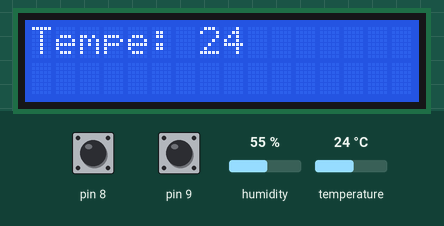
A sketch run on a simulated Arduino Uno, built with avr-gcc and run on an emulated ATmega328P. On the bench: 16×2 character LCD. The test bench sets the inputs (shaded band); at power-on: temperature 24 °C, pin 8 HIGH, pin 9 HIGH, humidity 55 %.

Above: at 7.5 s.
7.6 s: temperature set to 12 °C
At 9.7 s:
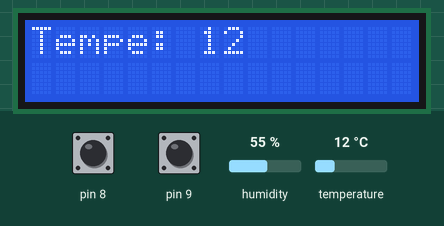
23.0 s: temperature set to 19 °C
At 25.2 s:
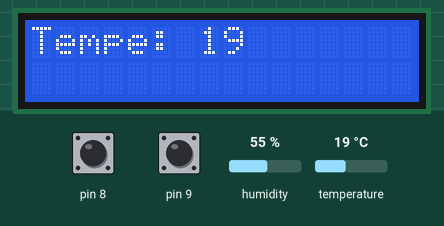
Timing chart, 0 to 26.7 s (numbered marks = the images above; inputs shaded):
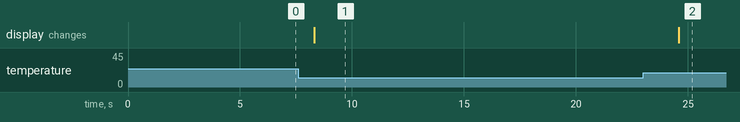

The sketch:

ArDesks_sketch.ino
```cpp
//YWROBOT
//Compatible with the Arduino IDE 1.0
//Library version:1.1
#include <Wire.h>
#include <LiquidCrystal_I2C.h>
#include <DHT.h>;

#define DHT11_PIN 2
#define DHTTYPE DHT11
DHT dht(DHT11_PIN, DHTTYPE);

LiquidCrystal_I2C lcd(0x27,16,2);  // set the LCD address to 0x27 for a 16 chars and 2 line display

int temp;

void setup()
{

  lcd.init();                      // initialize the lcd
  lcd.init();
  // Print a message to the LCD.
  lcd.backlight();
  affichResult();

  Serial.begin(9600);
  dht.begin();
  pinMode(8, INPUT_PULLUP);
  pinMode(9, INPUT_PULLUP);

}


void affichResult(){
    lcd.setCursor(0,0);
    lcd.print("Tempe:      ");
    lcd.setCursor(7,0);
    temp = dht.readTemperature();
    //Serial.println(temp);
    lcd.print(temp);

}

void loop()
{
  int valBut1 = digitalRead(8);
  //Serial.println(valBut1);
  int valBut2 = digitalRead(9);
  //Serial.println(valBut2);


  if (valBut1 == LOW) {
    Serial.println("S1");
    delay(100);
  }else if (valBut2 == LOW) {
    Serial.println("S2");
    delay(100);

  }
  affichResult();
}
```

Measured:
- after the input at 7.6 s, the display: changes after 0.71 s (image 1)
- after the input at 23.0 s, the display: changes after 1.6 s (image 2)
